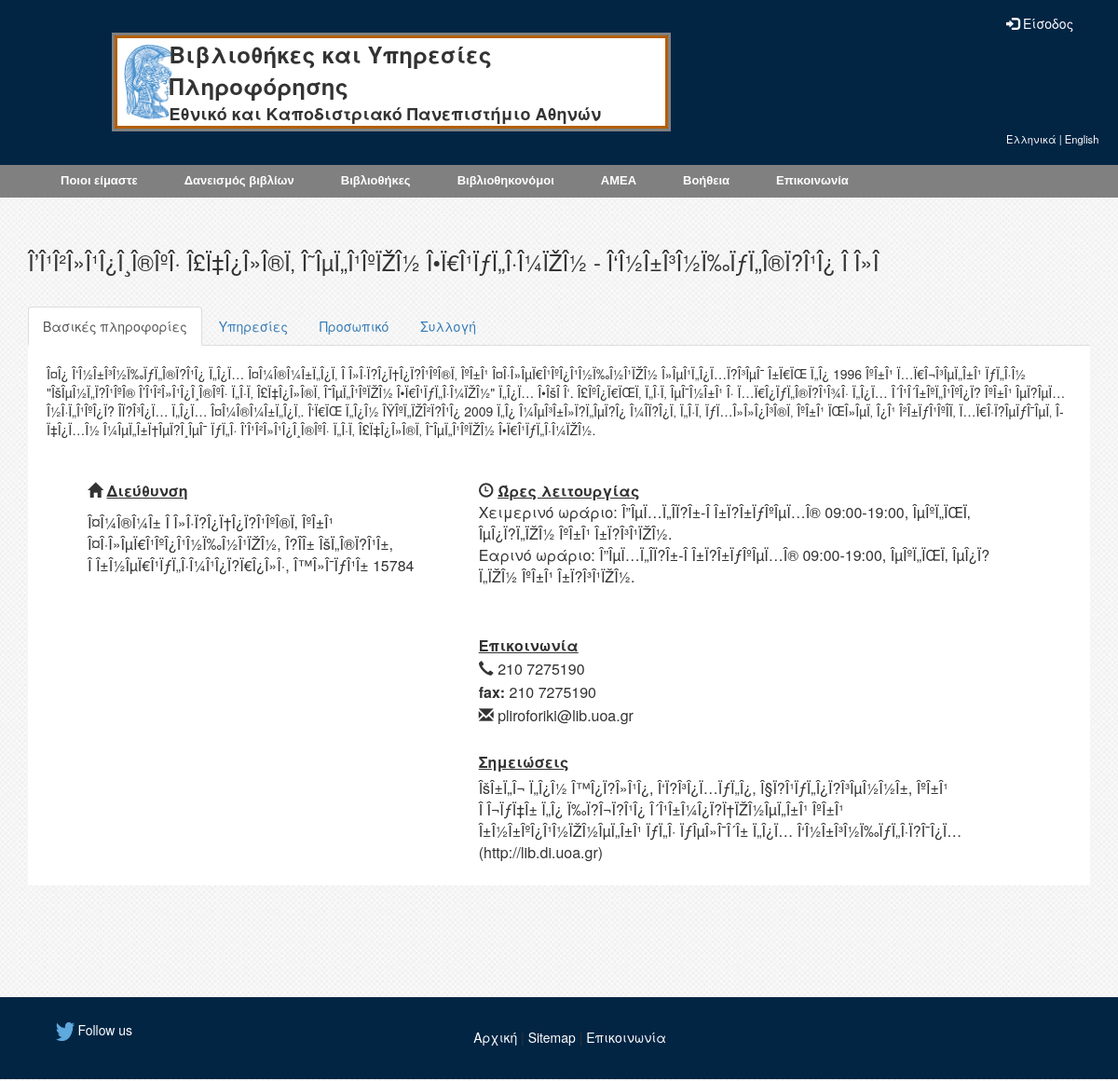
/libraryDetails.php?id=5, run on the app's committed database.
### tables this page shows
CREATE TABLE `libraries` (
  `Id` int(11) NOT NULL AUTO_INCREMENT,
  `Name` varchar(100) NOT NULL,
  `Contents` int(11) NOT NULL,
  `GeneralInfo` int(11) NOT NULL,
  `Services` int(11) NOT NULL,
  `Department` int(11) NOT NULL,
  PRIMARY KEY (`Id`),
  KEY `fk_Libraries_GeneralInfo1` (`Contents`),
  KEY `fk_Libraries_GeneralIn1` (`GeneralInfo`),
  KEY `fk_Libraries_Services1` (`Services`),
  KEY `fk_Libraries_UoaDepartments1_idx` (`Department`),
  CONSTRAINT `fk_Libraries_GeneralIn1` FOREIGN KEY (`GeneralInfo`) REFERENCES `generalinfo` (`Id`) ON DELETE NO ACTION ON UPDATE NO ACTION,
  CONSTRAINT `fk_Libraries_GeneralInfo1` FOREIGN KEY (`Contents`) REFERENCES `contents` (`Id`) ON DELETE NO ACTION ON UPDATE NO ACTION,
  CONSTRAINT `fk_Libraries_Services1` FOREIGN KEY (`Services`) REFERENCES `services` (`Id`) ON DELETE NO ACTION ON UPDATE NO ACTION,
  CONSTRAINT `fk_Libraries_UoaDepartments1` FOREIGN KEY (`Department`) REFERENCES `uoadepartments` (`Id`) ON DELETE NO ACTION ON UPDATE NO ACTION
);

CREATE TABLE `generalinfo` (
  `Id` int(11) NOT NULL AUTO_INCREMENT,
  `Address` mediumtext NOT NULL,
  `ZipCode` varchar(5) NOT NULL,
  `PosX` double NOT NULL,
  `PosY` double NOT NULL,
  `Tel` varchar(20) DEFAULT NULL,
  `FAX` varchar(20) DEFAULT NULL,
  `Email` varchar(45) DEFAULT NULL,
  `History` mediumtext,
  `WorkHoursWinter` text,
  `WorkHoursSummer` text,
  `Notes` text,
  PRIMARY KEY (`Id`)
);

### libraryDetails.php (shortened to what this page needs)
<link rel="stylesheet" type="text/css" href="css/libraryDetails.css">
<link rel="stylesheet" type="text/css" href="css/menu.css">
<link rel="stylesheet" type="text/css" href="css/footer.css">
<link rel="stylesheet" href="http://maxcdn.bootstrapcdn.com/bootstrap/3.3.5/css/bootstrap.min.css">
<?php
	if(isset($_SESSION['id'])) include "loggedIn.php";
	else include "login.php";
	include 'menu.php';
	$libraryId=$_GET['id'];
	include 'db_connection.php';
	$q = "select * from libraries where Id = $libraryId;";
	if (!empty($q)) {
		mysqli_query($conn, "SET CHARACTER SET utf8") or die("Query failed");
		mysqli_query($conn, "SET NAMES utf8") or die("Query failed");
		$results = mysqli_query($conn,$q) or die("Query failed q");
		$row = mysqli_fetch_object($results);
	}
?>
<body>
<div class="container">
  	<div class="row">
	    <div class="col-md-12">
			<h3><?php echo $row -> Name?></h3>
	        <div class="tabbable">
				<ul class="nav nav-tabs">
	            	<li class="active"><a href="#generalInfo" data-toggle="tab">Βασικές πληροφορίες</a></li>
	            	<li><a href="#services" data-toggle="tab">Υπηρεσίες</a></li>
	            	<li><a href="#staff" data-toggle="tab">Προσωπικό</a></li>
	            	<li><a href="#collection" data-toggle="tab">Συλλογή</a></li>
	          	</ul>
				<div class="tab-content">
					<div class="tab-pane active" id="generalInfo">
						<?php include 'generalInfo.php';?>
		            </div>
				</div>
			</div>
		</div>
	</div>
</div>
</body>
<?php include "footer.php";?>

### generalInfo.php (shortened to what this page needs)
<?php
	include 'db_connection.php';
	$libraryId = $_SESSION['libraryId'];
	$q2 = "select * from generalinfo where Id = '$libraryId'";
	if (!empty($q2)){
		mysqli_query($conn, "SET CHARACTER SET utf8") or die("Query failed");
		mysqli_query($conn, "SET NAMES utf8") or die("Query failed");
		$results2 = mysqli_query($conn,$q2) or die("Query failed");
		$row2 = mysqli_fetch_object($results2);
	}
?>
<p><?php echo $row2 -> History?></p>
<table class="generalInfo">
	<tr>
		<th align="left"><span class="glyphicon glyphicon-home" aria-hidden="true"></span> <u>Διεύθυνση</u></th>
		<th align="left"><span class="glyphicon glyphicon-time" aria-hidden="true"></span> <u>Ώρες λειτουργίας</u></th>
	</tr>
	<tr>
		<td rowspan="2"><?php echo $row2 -> Address?> <?php echo $row2 -> ZipCode?></td>
		<td>Χειμερινό ωράριο: <?php echo $row2 -> WorkHoursWinter?></td>
	</tr>
	<tr><td>Εαρινό ωράριο: <?php echo $row2 -> WorkHoursSummer?></td></tr>
	<tr>
		<th rowspan="9">
			<div id="googleMap"></div>
		</th>
		<th align="left">&nbsp;</th>
	</tr>
	<tr><th align="left">&nbsp;</th></tr>
	<tr><th align="left"><u>Επικοινωνία</u></th></tr>
	<tr><td><span class="glyphicon glyphicon-earphone" aria-hidden="true"></span> <?php echo $row2 -> Tel?></td></tr>
	<tr><td><b>fax: </b><?php echo $row2 -> FAX?></td></tr>
	<tr><td><span class="glyphicon glyphicon-envelope" aria-hidden="true"></span> <?php echo $row2 -> Email?></td></tr>
	<tr><th align="left">&nbsp;</th></tr>
	<?php
		if (!empty($row2 -> Notes))
			echo '<tr><th align="left"><u>Σημειώσεις</u></th></tr>
					<tr><td align="left">'.$row2 -> Notes.'</td></tr>';
		else
			echo '<tr><th align="left">&nbsp</th></tr>
					<tr><td align="left">&nbsp</td></tr>';
	?>
</table>

### css/libraryDetails.css (style rules this page uses)
.container { margin-top:3%; margin-bottom:-30%; }
.tabbable { margin-top: 3%; }
.tab-content { padding:20px; background-color: white; }
.generalInfo { width:90%; margin-left: 4%; margin-top: 4%; }
#googleMap { width:90%; height:300px; }

### css/menu.css (style rules this page uses)
.tableAthena th, td { padding:2px; }

### css/footer.css (style rules this page uses)
body { overflow-x: hidden; margin-left: 0px; }

### libraryDetails.php (style rules this page uses)
body { background-image: url("images/minimal-background-pattern-wordpress-2.jpg"); }

### data on the page
libraries: Name "Î’Î¹Î²Î»Î¹Î¿Î¸Î®ÎºÎ· Î£Ï‡Î¿Î»Î®Ï‚ Î˜ÎµÏ„Î¹ÎºÏŽÎ½ Î•Ï€Î¹ÏƒÏ„Î·Î¼ÏŽÎ½ - Î‘Î½Î±Î³Î½Ï‰ÏƒÏ„Î®Ï?Î¹Î¿ Î Î»Î"
generalinfo: History "Î¤Î¿ Î‘Î½Î±Î³Î½Ï‰ÏƒÏ„Î®Ï?Î¹Î¿ Ï„Î¿Ï… Î¤Î¼Î®Î¼Î±Ï„Î¿Ï‚ Î Î»Î·Ï?Î¿Ï†Î¿Ï?Î¹ÎºÎ®Ï‚ ÎºÎ±Î¹ Î¤Î·Î»ÎµÏ€Î¹ÎºÎ¿Î¹Î½Ï‰Î½Î¹ÏŽÎ½ Î»ÎµÎ¹Ï„Î¿Ï…Ï?Î³ÎµÎ¯ Î±Ï€ÏŒ Ï„Î¿ 1996 ÎºÎ±Î¹ Ï…Ï€Î¬Î³ÎµÏ„Î±Î¹ ÏƒÏ„Î·Î½ \"ÎšÎµÎ½Ï„Ï?Î¹ÎºÎ® Î’Î¹Î²Î»Î¹Î¿Î¸Î®ÎºÎ· Ï„Î·Ï‚ Î£Ï‡Î¿Î»Î®Ï‚ Î˜ÎµÏ„Î¹ÎºÏŽÎ½ Î•Ï€Î¹ÏƒÏ„Î·Î¼ÏŽÎ½\" Ï„Î¿Ï… Î•ÎšÎ Î‘. Î£ÎºÎ¿Ï€ÏŒÏ‚ Ï„Î·Ï‚ ÎµÎ¯Î½Î±Î¹ Î· Ï…Ï€Î¿ÏƒÏ„Î®Ï?Î¹Î¾Î· Ï„Î¿Ï… Î´Î¹Î´Î±ÎºÏ„Î¹ÎºÎ¿Ï? ÎºÎ±Î¹ ÎµÏ?ÎµÏ…Î½Î·Ï„Î¹ÎºÎ¿Ï? Î­Ï?Î³Î¿Ï… Ï„Î¿Ï… Î¤Î¼Î®Î¼Î±Ï„Î¿Ï‚. Î‘Ï€ÏŒ Ï„Î¿Î½ ÎŸÎºÏ„ÏŽÎ²Ï?Î¹Î¿ 2009 Ï„Î¿ Î¼ÎµÎ³Î±Î»Ï?Ï„ÎµÏ?Î¿ Î¼Î­Ï?Î¿Ï‚ Ï„Î·Ï‚ ÏƒÏ…Î»Î»Î¿Î³Î®Ï‚ ÎºÎ±Î¹ ÏŒÎ»ÎµÏ‚ Î¿Î¹ Î²Î±ÏƒÎ¹ÎºÎ­Ï‚ Ï…Ï€Î·Ï?ÎµÏƒÎ¯ÎµÏ‚ Î­Ï‡Î¿Ï…Î½ Î¼ÎµÏ„Î±Ï†ÎµÏ?Î¸ÎµÎ¯ ÏƒÏ„Î· Î’Î¹Î²Î»Î¹Î¿Î¸Î®ÎºÎ· Ï„Î·Ï‚ Î£Ï‡Î¿Î»Î®Ï‚ Î˜ÎµÏ„Î¹ÎºÏŽÎ½…", Address "Î¤Î¼Î®Î¼Î± Î Î»Î·Ï?Î¿Ï†Î¿Ï?Î¹ÎºÎ®Ï‚ ÎºÎ±Î¹ Î¤Î·Î»ÎµÏ€Î¹ÎºÎ¿Î¹Î½Ï‰Î½Î¹ÏŽÎ½, Î?Î­Î± ÎšÏ„Î®Ï?Î¹Î±, Î Î±Î½ÎµÏ€Î¹ÏƒÏ„Î·Î¼Î¹Î¿Ï?Ï€Î¿Î»Î·, Î™Î»Î¯ÏƒÎ¹Î±", ZipCode "15784", WorkHoursWinter "Î”ÎµÏ…Ï„Î­Ï?Î±-Î Î±Ï?Î±ÏƒÎºÎµÏ…Î® 09:00-19:00, ÎµÎºÏ„ÏŒÏ‚ ÎµÎ¿Ï?Ï„ÏŽÎ½ ÎºÎ±Î¹ Î±Ï?Î³Î¹ÏŽÎ½.", WorkHoursSummer "Î”ÎµÏ…Ï„Î­Ï?Î±-Î Î±Ï?Î±ÏƒÎºÎµÏ…Î® 09:00-19:00, ÎµÎºÏ„ÏŒÏ‚ ÎµÎ¿Ï?Ï„ÏŽÎ½ ÎºÎ±Î¹ Î±Ï?Î³Î¹ÏŽÎ½.", Tel "210 7275190", FAX "210 7275190", Email "pliroforiki@lib.uoa.gr", Notes "ÎšÎ±Ï„Î¬ Ï„Î¿Î½ Î™Î¿Ï?Î»Î¹Î¿, Î‘Ï?Î³Î¿Ï…ÏƒÏ„Î¿, Î§Ï?Î¹ÏƒÏ„Î¿Ï?Î³ÎµÎ½Î½Î±, ÎºÎ±Î¹ Î Î¬ÏƒÏ‡Î± Ï„Î¿ Ï‰Ï?Î¬Ï?Î¹Î¿ Î´Î¹Î±Î¼Î¿Ï?Ï†ÏŽÎ½ÎµÏ„Î±Î¹ ÎºÎ±Î¹ Î±Î½Î±ÎºÎ¿Î¹Î½ÏŽÎ½ÎµÏ„Î±Î¹ ÏƒÏ„Î· ÏƒÎµÎ»Î¯Î´Î± Ï„Î¿Ï… Î‘Î½Î±Î³Î½Ï‰ÏƒÏ„Î·Ï?Î¯Î¿Ï… (http://lib.di.uoa.gr)"
